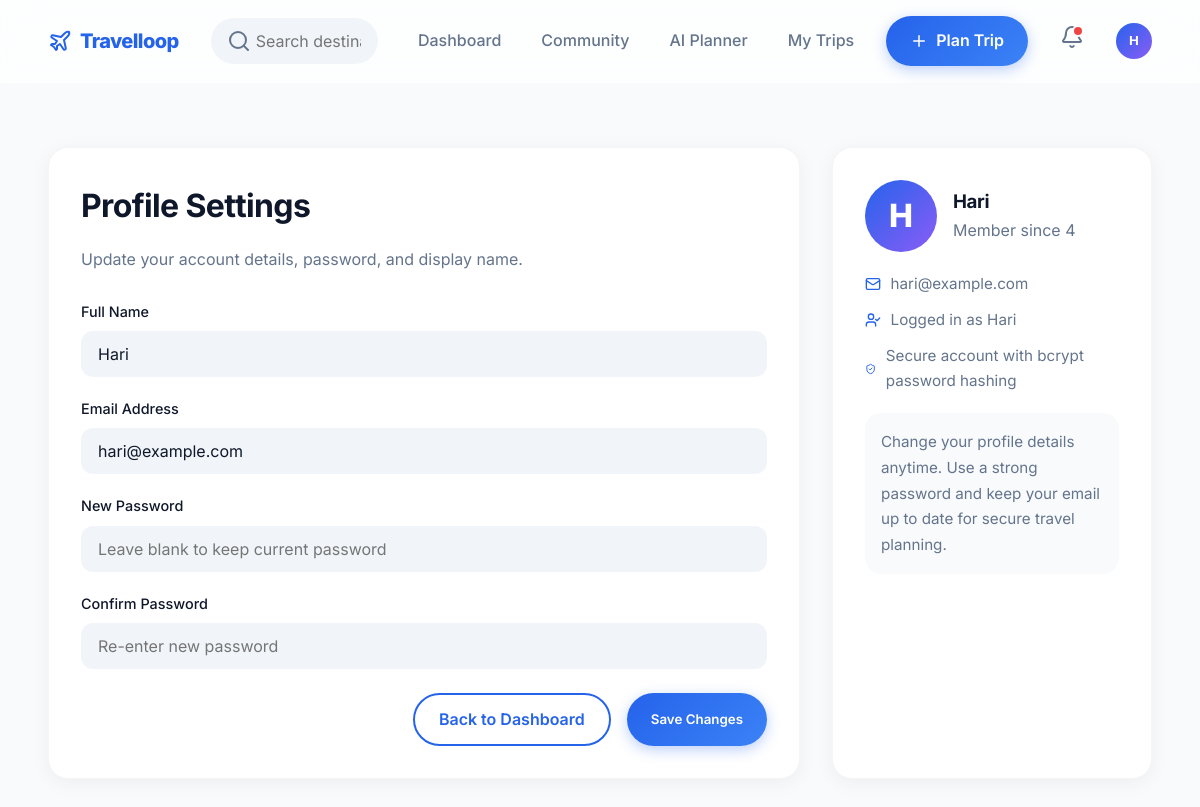
Page /profile (signed in) on the committed database.
### app.py (models this page shows, shortened)
class User(db.Model, UserMixin):
    id = db.Column(db.Integer, primary_key=True)
    name = db.Column(db.String(150), nullable=False)
    email = db.Column(db.String(150), unique=True, nullable=False)
    password = db.Column(db.String(60), nullable=False)
    trips = db.relationship('Trip', backref='owner', lazy=True)

### app.py (the view, shortened to what this page needs)
@app.route('/profile', methods=['GET', 'POST'])
@login_required
def profile_settings():
    return render_template('profile_settings.html')

### app.py (called while the page is built)
@app.context_processor
def inject_globals():
    return dict(timedelta=timedelta, date=date)

@login_manager.user_loader
def load_user(user_id):
    return User.query.get(int(user_id))

### templates/profile_settings.html (shortened to what this page needs)
{% extends "base.html" %}
{% block content %}
<div class="settings-grid animate-fade-in-up">
    <div class="settings-panel">
        <h1 style="font-size: 2rem; margin-bottom: 0.5rem;">Profile Settings</h1>
        <p style="color: var(--muted); margin-bottom: 1.75rem;">Update your account details, password, and display name.</p>
        <form method="POST" action="{{ url_for('profile_settings') }}">
            <div class="form-group">
                <label class="form-label" for="name">Full Name</label>
                <input type="text" id="name" name="name" class="form-control" value="{{ current_user.name }}" required>
            </div>
            <div class="form-group">
                <label class="form-label" for="email">Email Address</label>
                <input type="email" id="email" name="email" class="form-control" value="{{ current_user.email }}" required>
            </div>
            <div class="form-group">
                <label class="form-label" for="password">New Password</label>
                <input type="password" id="password" name="password" class="form-control" placeholder="Leave blank to keep current password">
            </div>
            <div class="form-group">
                <label class="form-label" for="confirm_password">Confirm Password</label>
                <input type="password" id="confirm_password" name="confirm_password" class="form-control" placeholder="Re-enter new password">
            </div>
            <div style="margin-top: 1.5rem; display: flex; gap: 1rem; flex-wrap: wrap; justify-content: flex-end;">
                <a href="{{ url_for('dashboard') }}" class="btn btn-outline">Back to Dashboard</a>
                <button type="submit" class="btn btn-primary">Save Changes</button>
            </div>
        </form>
    </div>
    <aside class="profile-card">
        <div style="display:flex; align-items:center; gap:1rem;">
            <div class="profile-avatar">{{ current_user.name[0].upper() }}</div>
            <div>
                <h3>{{ current_user.name }}</h3>
                <p style="margin:0; color:var(--muted);">Member since {{ current_user.id }}</p>
            </div>
        </div>
        <div class="profile-meta">
            <span><i data-lucide="mail" style="width:16px;height:16px;color:var(--primary);"></i> {{ current_user.email }}</span>
            <span><i data-lucide="user-check" style="width:16px;height:16px;color:var(--primary);"></i> Logged in as {{ current_user.name }}</span>
            <span><i data-lucide="shield-check" style="width:16px;height:16px;color:var(--primary);"></i> Secure account with bcrypt password hashing</span>
        </div>
        <div style="background:#F8FAFC; border-radius:var(--radius-lg); padding:1rem;">
            <p style="margin:0; font-size:0.95rem; color:var(--muted); line-height:1.7;">
                Change your profile details anytime. Use a strong password and keep your email up to date for secure travel planning.
            </p>
        </div>
    </aside>
</div>
{% endblock %}

### templates/base.html (shortened to what this page needs)
<!DOCTYPE html>
<html lang="en">
<head>
    <link rel="stylesheet" href="{{ url_for('static', filename='css/style.css') }}">
    <link rel="stylesheet" href="https://unpkg.com/leaflet@1.9.4/dist/leaflet.css"/>
</head>
<body>
    <nav class="navbar">
        <a href="{{ url_for('index') }}" class="nav-brand">
            <i data-lucide="plane" style="color: var(--primary);"></i> Travelloop
        </a>
        {% if current_user.is_authenticated %}
        <div class="nav-search-wrapper hidden-mobile">
            <div class="input-icon-wrapper">
                <input type="text" id="globalSearch" class="form-control with-icon"
                       placeholder="Search destinations, trips…" autocomplete="off">
            </div>
        </div>
        {% endif %}
        <div class="nav-links">
            {% if current_user.is_authenticated %}
                <a href="{{ url_for('dashboard') }}" class="nav-link {% if request.endpoint == 'dashboard' %}active{% endif %}">Dashboard</a>
                <a href="{{ url_for('community_feed') }}" class="nav-link {% if request.endpoint == 'community_feed' %}active{% endif %}">Community</a>
                <a href="{{ url_for('ai_planner') }}" class="nav-link {% if request.endpoint == 'ai_planner' %}active{% endif %}">AI Planner</a>
                <a href="{{ url_for('my_trips') }}"  class="nav-link {% if request.endpoint == 'my_trips' %}active{% endif %}">My Trips</a>
                <a href="{{ url_for('create_trip') }}" class="btn btn-primary">
                    <i data-lucide="plus" style="width:18px;height:18px;"></i> Plan Trip
                </a>
                <div style="position:relative;cursor:pointer;padding:0.5rem;color:var(--muted);">
                    <i data-lucide="bell"></i>
                    <span style="position:absolute;top:8px;right:8px;width:8px;height:8px;background:var(--danger);border-radius:50%;border:2px solid var(--white);"></span>
                </div>
                <div class="profile-wrapper">
                    <button class="profile-btn" onclick="toggleProfileMenu(event)" title="{{ current_user.name }}">
                        {{ current_user.name[0].upper() }}
                    </button>
                </div>
            {% else %}
                <a href="{{ url_for('login') }}"  class="nav-link">Log In</a>
                <a href="{{ url_for('signup') }}" class="btn btn-primary">Create Account</a>
            {% endif %}
        </div>
    </nav>
    <main class="container animate-fade-in-up">
        {% block content %}{% endblock %}
    </main>
</body>
</html>

### static/css/style.css (style rules this page uses)
:root { --primary: #2563EB; --primary-hover: #1D4ED8; --secondary: #14B8A6; --accent: #F59E0B; --background: #F8FAFC; --dark: #0F172A; --muted: #64748B; --success: #10B981; --danger: #EF4444; --white: #FFFFFF; --glass-bg: rgba(255, 255, 255, 0.7); --glass-border: rgba(255, 255, 255, 0.4); --radius-sm: 8px; --radius-md: 12px; --radius-lg: 16px; --radius-xl: 20px; --radius-full: 9999px; --shadow-soft: 0 4px 20px rgba(0, 0, 0, 0.05); --shadow-float: 0 10px 40px rgba(0, 0, 0, 0.08); --shadow-glass: 0 8px 32px rgba(31, 38, 135, 0.1); --transition: all 0.3s cubic-bezier(0.4, 0, 0.2, 1); }
body { font-family: 'Inter', sans-serif; background-color: var(--background); color: var(--dark); line-height: 1.6; margin: 0; padding: 0; -webkit-font-smoothing: antialiased; }
h1, h2, h3, h4, h5, h6 { font-family: 'Inter', sans-serif; font-weight: 700; color: var(--dark); margin-top: 0; letter-spacing: -0.02em; }
.navbar { background: var(--glass-bg); backdrop-filter: blur(16px); -webkit-backdrop-filter: blur(16px); border-bottom: 1px solid var(--glass-border); position: sticky; top: 0; z-index: 1000; display: flex; justify-content: space-between; align-items: center; padding: 1rem 4%; transition: var(--transition); }
.nav-brand { display: flex; align-items: center; gap: 0.5rem; font-size: 1.25rem; font-weight: 800; color: var(--primary); text-decoration: none; letter-spacing: -0.03em; }
.nav-links { display: flex; gap: 1.5rem; align-items: center; }
.nav-link { text-decoration: none; color: var(--muted); font-weight: 500; transition: var(--transition); padding: 0.5rem; }
.btn { display: inline-flex; align-items: center; justify-content: center; padding: 0.75rem 1.5rem; border-radius: var(--radius-full); font-weight: 600; text-decoration: none; cursor: pointer; border: none; transition: var(--transition); font-family: 'Inter', sans-serif; gap: 0.5rem; }
.btn-primary { background: linear-gradient(135deg, var(--primary) 0%, #3B82F6 100%); color: var(--white); box-shadow: 0 4px 14px rgba(37, 99, 235, 0.3); }
.btn-outline { background-color: transparent; color: var(--primary); border: 2px solid var(--primary); }
.form-group { margin-bottom: 1.25rem; }
.form-label { display: block; margin-bottom: 0.5rem; font-weight: 500; color: var(--dark); font-size: 0.9rem; }
.form-control { width: 100%; padding: 0.75rem 1rem; background: #F1F5F9; border: 1px solid transparent; border-radius: var(--radius-md); font-family: 'Inter', sans-serif; font-size: 1rem; transition: var(--transition); box-sizing: border-box; color: var(--dark); }
.input-icon-wrapper { position: relative; }
.form-control.with-icon { padding-left: 2.75rem; }
.container { width: 92%; max-width: 1280px; margin: 0 auto; padding: 2rem 0; }
.animate-fade-in-up { animation: fadeInUp 0.6s cubic-bezier(0.4, 0, 0.2, 1) forwards; }

### templates/base.html (style rules this page uses)
.nav-search-wrapper { position: relative; flex: 1; max-width: 400px; margin: 0 2rem; }
#globalSearch { border-radius: var(--radius-full) !important; background: #F1F5F9 !important; }
.profile-wrapper { position: relative; }
.profile-btn { width: 36px; height: 36px; border-radius: 50%; background: linear-gradient(135deg, var(--primary), #8B5CF6); display: flex; align-items: center; justify-content: center; color: #fff; cursor: pointer; font-weight: 700; font-size: 0.85rem; border: none; transition: box-shadow 0.2s; }

### templates/profile_settings.html (style rules this page uses)
.settings-grid { display: grid; grid-template-columns: 1fr 320px; gap: 2rem; margin-top: 2rem; }
.settings-panel, .profile-card { background: var(--white); border-radius: var(--radius-xl); box-shadow: var(--shadow-soft); border: 1px solid rgba(0,0,0,0.04); padding: 2rem; }
.profile-card { display: flex; flex-direction: column; gap: 1.25rem; }
.profile-avatar { width: 72px; height: 72px; border-radius: 50%; background: linear-gradient(135deg, var(--primary), #8B5CF6); color: #fff; display: grid; place-items: center; font-size: 2rem; font-weight: 800; }
.profile-card h3 { margin: 0; }
.profile-card p { color: var(--muted); line-height: 1.7; }
.profile-meta { display: flex; flex-direction: column; gap: 0.75rem; }
.profile-meta span { display: flex; align-items: center; gap: 0.6rem; color: var(--muted); font-size: 0.95rem; }

### rows in the picture
User: name "H", name "Hari", email "hari@example.com", id "4"
